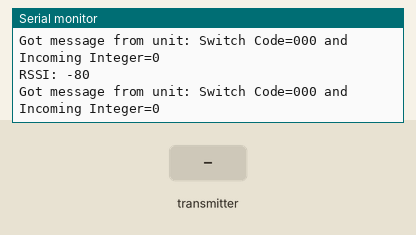
The sketch below on a simulated Arduino Uno, built with avr-gcc and run on an emulated ATmega328P. Shown: the last lines printed to the serial monitor. The inputs (shaded band) are chosen by the test bench. No radio packets arrive unless stated.

Above: at 2.7 s.
2.8 s: the transmitter starts sending part1 = 64
At 4.1 s:
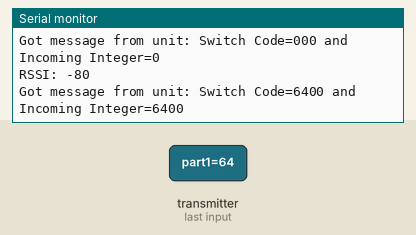
4.3 s: the transmitter starts sending part2 = 64
At 5.7 s:
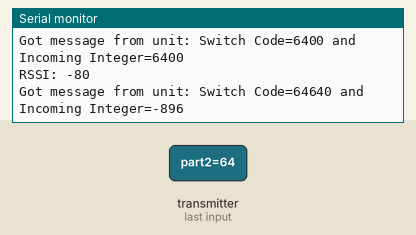
5.8 s: the transmitter starts sending part3 = 64
At 7.1 s:
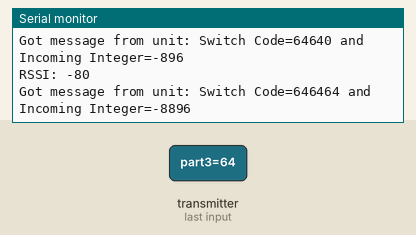
7.3 s: the transmitter starts sending part1 = 0
At 8.7 s:
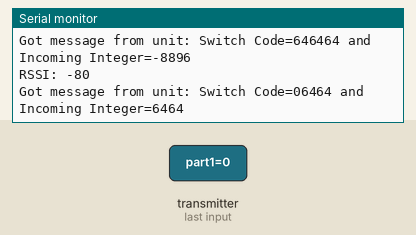
8.8 s: the transmitter starts sending part2 = 0
At 10.1 s:
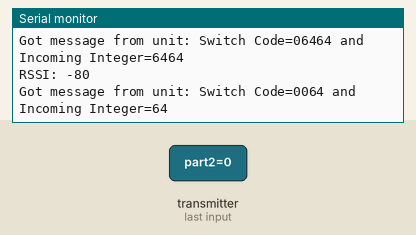
10.3 s: the transmitter starts sending part3 = 128
At 12.4 s:
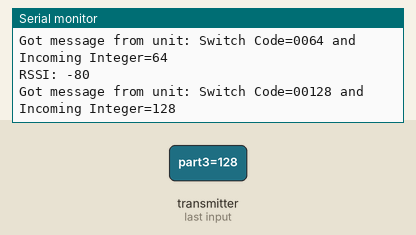
Timing chart, 0 to 12.8 s (numbered marks = the images above; inputs shaded):
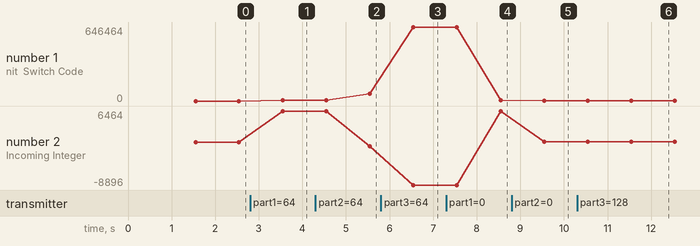

The sketch:

R2N2FrontFeather.ino
```cpp
/* --------------------------
   R2N2FrontFeather.ino
   Part of a control system for R2 models, this code controls a receiver unit within a group of a single transmitter and multiple receivers.
   This specific reseciver is configured to operate the mechanisms on the FRONT BODY portion of the R2 unit.

   This specific code controls the receiver that is focused on servo motor controls.  Specific hardware for this solution includes an Adafruit
   Feather M0 RFM69HCW 900MHz receiver attached to an Adafruit PCA9685 12-bit PWM servo controller.

   Version history
   v0.1 - Initial version for design and testing
*/

/*
--------------------------------------------------------------
    INCLUDES
--------------------------------------------------------------
*/
#include <SPI.h>                      // Serial programmable interface support code
#include <Wire.h>                     // Support code for the I2C interface
#include <RH_RF69.h>                  // Support code for the RFM69HCW's onboard radio...code from RadioHead (http://www.airspayce.com/mikem/arduino/RadioHead)
#include <RHReliableDatagram.h>       // Support code for the radio datagram packet management
#include <Adafruit_PWMServoDriver.h>  // Support code for the PWM servo board attached to the Adafruit Feather via I2C


/*
--------------------------------------------------------------
    INITIALIZATION AND SETUP
--------------------------------------------------------------
*/

//
//  Setup the PWM servo driver
//
// NOTE:  the servo driver board has an assignable address that is set by bridging solder pads on the board.  This allows you to daisy-chain
//        multiple PWM control boards together to increase the number of controlled servos.  Each board must be initialized with the hex code
//        for its address.  The default (no pads soldered) is 0x40.
Adafruit_PWMServoDriver pwmBoard1 = Adafruit_PWMServoDriver(0x40);
#define SERVO_FREQ   60  // This is the maximum PWM frequency in Hz;  tune to the requirements for your servos.  Typical analog servos seem to work around 60 Hz

//
// Setup the RFM69 Radio
//
#define RF69_FREQ      919.0  // specific operating frequency for our radio (all radios in this circuit need to share the same frequency)
#define RFM69_SS           8  // slave select (CS) pin on the Adafruit Feather...which is connected to pin #8 on the Adafruit Feather M0 RFM95
#define RFM69_INT          3  // interrupt (IRQ) pin on the Adafruit Feather...which is connected to pin #3 on the Adafruit Feather M0 RFM95
#define RFM69_RST          4  // reset (RST) pin on the Adafruit Feather...which is connected to pin#4 on the Adafruit Feather M0 RFM95
#define MY_RADIO_ADDRESS  20  // Must be a UNIQUE number for each radio within the radio group
#define RADIO_POWER       20  // power in dbm for the HCW69 radio...range is from 14-20
// NOTE AND CAUTION:  The following radio encryption key must be unique for your and must not be shared by any other radio group in the area
//                    or else you will have radio conflicts.  Make it unique, make it safe.  The below example IS JUST AN EXAMPLE...PLEASE CHANGE IT!
uint8_t encryptRadioKey[] = {0x02, 0x02, 0x02, 0x02, 0x02, 0x02, 0x02, 0x02, 0x03, 0x03, 0x03, 0x03, 0x03, 0x03, 0x03, 0x03};

RH_RF69 rf69(RFM69_SS, RFM69_INT);  // initialize the radio driver
RHReliableDatagram rf69_manager(rf69, MY_RADIO_ADDRESS); // initialize the datagram manager for this specific radio

//
// Setup the I2C device
//
#define FRONTBODYI2C 20
int myi2c = FRONTBODYI2C; // the i2c address of this device

//
// Setup Servos
//
// servo#, servoOpen, servoClosed
// Define and initialize the array to hold all of our servo data for servos connected to the PWM control board attached to this Feather
//    The array below is of the format...
//    {PWMPinNum, ServoClosedPosition, ServoOpenPosition, ServoCloseSpeed, ServoOpenSpeed}
#define NUMBER_OF_SERVOS 1 // total number of servos in the servo array below
//VarSpeedServo Servos[NUMBER_OF_SERVOS];  // array to link all servos to the VarSpeedServo library
int myServos[NUMBER_OF_SERVOS][5] = {{ 1, 40, 175, 1, 1 }};
// To make referring to our panels easier, we'll give them some more human-friendly names
// Note that the references below are to the servo array ROWS.  Should be one of these for each of NUMBER_OF_SERVOS
#define DATA_PANEL 0
#define LF_DOOR 1
#define CHARGE_BAY 2
#define RF_DOOR 3
#define RR_DOOR 4
#define LR_DOOR 5
// need to add all of the others and sort this to make most sense
// And we will define some constants that we can use to make referring to the servo array COLUMNS in the array above easier to remember
#define PWMPIN_NUM 0
#define CLOSED_POS 1
#define OPEN_POS 2
#define CLOSE_SPEED 3
#define OPEN_SPEED 4

// Some variables to keep track of open/close status
boolean allServosOpen=false;
boolean servoStatus[NUMBER_OF_SERVOS] = {false};  // (false=closed; open=true)


/*
--------------------------------------------------------------
    LOCAL CONSTANTS
--------------------------------------------------------------
*/
// NOTE:  If we were using specific pins on the Adafruit Feather board to drive things here, we would #define them as needed
// Other local constants
const long DISPLAY_INTERVAL = 1000;  // time between radio status updates being pushed to the serial monitor (in ms)
const long RADIO_INTERVAL = 250;     // time between radio reads for new information (in ms)
const long SHOW_INTERVAL = 100;      // time between processing of the shows to slow overall cycles (in ms)


/*
--------------------------------------------------------------
    LOCAL VARIABLES
--------------------------------------------------------------
*/
unsigned long currentTime = 0;  // to hold the current time stamp value at the point of reading (typically, in ms since power up)
unsigned long previousDisplayTime = 0;
unsigned long previousRadioTime = 0;
unsigned long previousShowTime = 0;
unsigned long showStartingTime = 0;
int currentShow = 0;  // integer indicating the current Show that is processing
int fullMessageIntCurrent;  // integer to receive the value passed from the radio
int fullMessageIntPrevious; // integer to hold the previously received incoming value from the radio
boolean readyForNewShow = true;  // boolean to hold whether or not the current show has finished processing
//
// Setup the data structure used to send/receive messages across the radio network
//
// NOTE: defines the radio packet's structure for transmitting data
//       - part1 and part2 are for the menu screen number
//       - part3 is the pushbutton choice
//       - the current design limits us to 99 screens of 8 menu choices per screen, for a total of 792 individual commands.  Is that enough?
struct messageStruct {
	byte part1;  // menu screen
	byte part2;  // menu screen
	byte part3;  // pushbutton
} RadioPacket;


/*
--------------------------------------------------------------
    ARDUINO SETUP - RUNS ONCE
--------------------------------------------------------------
*/
void setup() {

  delay(1000); // I have had various issues with Arduino-style chips not processing some of the Setup commands correctly.  Adding a delay here seems to help.  Your mileage may vary.

  Serial.begin(115200);  // initialize the serial communicator (for monitoring);
  Serial.println("Beginning setup and intialization routines for the FRONTBODY controller...");

  // Set all of the physical Arduino pins' modes as needed
  pinMode(RFM69_RST, OUTPUT);  // sets the radio's reset pin so that we can control it to turn the radio on/off

  // Intitialize each of the PWM Servo boards attached
  Serial.println("Intializing each of the attached PWM Servo boards...");
  pwmBoard1.begin();
  pwmBoard1.setPWMFreq(SERVO_FREQ);
  Serial.println("Servo board #1 complete!");
  Serial.println("All PWM Servo boards are now initialized.");

  // Intiialize the RFM69HCW Radio
  Serial.print("Initializing the RFM69 Radio...");
  // switch the radio on/off
  digitalWrite(RFM69_RST, LOW);
  delay(10);
  digitalWrite(RFM69_RST, HIGH);
  delay(10);
  digitalWrite(RFM69_RST, LOW);
  delay(10);
  if (!rf69.init()) {
    Serial.println("RFM69 radio initialization failed!  Holding here until hardware reset!");
    while (1);  // hold the processing at this line
  } else {
    Serial.println("RFM69 radio initialized!");
  }
  // set the radio's frequency
  if (!rf69.setFrequency(RF69_FREQ)) {
    Serial.println("Could not set the radio's frequency!  Holding here until hardware reset!");
    while (1);  // hold processing at this line
  } else {
  	Serial.print("RFM69 radio set to ");  Serial.print((int)RF69_FREQ);  Serial.println(" MHz");
  }
  // set the radio's transmission power
  // NOTE:  because this is a high power 69HCW radio, the second argument ("ishighpowermodule") must be included and set to TRUE
  rf69.setTxPower(RADIO_POWER, true);
  // set the radio's encryption key
  rf69.setEncryptionKey(encryptRadioKey);

  // Intialize the radio message packet
  RadioPacket.part1 = 0;
  RadioPacket.part2 = 0;
  RadioPacket.part3 = 0;

  delay(500);
  Serial.println("Setup COMPLETE for the FRONTBODY controller!");
} // setup()


/*
--------------------------------------------------------------
    ARDUINO LOOP - RUNS CONTINUOUSLY
--------------------------------------------------------------
*/
// NOTE:  This loop is adapted from that used by Kevin Holme in his "Taking Control" thread on Astromech.net.  Essentially, we
//        listen for the radio transmitter to broadcast a signal.  When that signal changes, we begin the execution of the command
//        represented by that new signal.  Groups of actions are organized into "Shows" with the intent that actions can be coordinated
//        across multiple receivers that are each processing the same "Show".  Specific actions are handled as follows
//        1) ProcessAction() - takes the received request and either performs a single action or launches a set of actions as a show
//        2) RunShows() - keeps the planned shows running and stops them upon their timing completion
//        3) Specific show details - coordinates the individual actions within a show that are processed by this receiver
//        The looping below does allow for new actions to be processed while a show is still completing
void loop() {

  currentTime = millis();   // capture the current timestamp

  // if the current message is different than the previous message, begin a new action
  // NOTE:  This is processed on EVERY loop
  if(fullMessageIntCurrent != fullMessageIntPrevious) {
    ProcessAction(fullMessageIntCurrent);
    fullMessageIntPrevious = fullMessageIntCurrent;
  }

  // updates the serial monitor with the latest radio status info
  // NOTE:  This only processes just after each DISPLAY_INTERVAL time has passed
  if (currentTime - previousDisplayTime >= DISPLAY_INTERVAL) {
    previousDisplayTime = currentTime;
    RadioStatus();
  }

  // checks the radio for new data being received
  // NOTE:  This only processes just after each RADIO_INTERVAL time has passed
  if (currentTime - previousRadioTime >= RADIO_INTERVAL) {
    previousRadioTime = currentTime;
    readRadio();
  }

  if (currentTime - previousShowTime >= SHOW_INTERVAL) {
    previousShowTime = currentTime;
    RunShows();
  }

}  // loop()


/*
--------------------------------------------------------------
    SUPPORTING FUNCTIONS
--------------------------------------------------------------
*/


// ----------------------------------------------------------------------
// void readRadio() - reads incoming data package from the radio receiver
// ----------------------------------------------------------------------
void readRadio () {
  // local vars
  uint8_t buf[sizeof(RadioPacket)];  // hold our message structure as defined
  uint8_t from;
  uint8_t len = sizeof(buf);
  String msgPart1;     // string to hold radio message's first part
  String msgPart2;     // string to hold radio message's second part
  String msgPart3;     // string to hold radio message's third part
  String fullMessage;  // string to hold the concatenated message

  if (rf69_manager.available()) {
    // Wait for a message addressed to us from the client
    if (rf69_manager.recvfrom(buf, &len, &from)) {
      memcpy(&RadioPacket, buf, sizeof(RadioPacket));  // copy the message from the buffer into the message structure
      if (!len) return;  // if we received nothing, stop processing here
      buf[len] = 0;  // reset the buffer
      // store the message packet's parts
      msgPart1 = String(RadioPacket.part1);
	    msgPart2 = String(RadioPacket.part2);
	    msgPart3 = String(RadioPacket.part3);
	    // concatenate the message packet to build the commensurate string
	    fullMessage = msgPart1 + msgPart2 + msgPart3;
      // convert the concatenated message to an integer
   	  // NOTE:  may want to introduce some error handling here
   	  fullMessageIntCurrent = fullMessage.toInt();
    }
  }
} // readRadio()


// -----------------------------------------------------------------------------------
// void ProcessAction() - processes a change in the requested action from the receiver
// -----------------------------------------------------------------------------------
void ProcessAction(int currentOrder) {

  switch(currentOrder) {
    case 11:
      Serial.print("Front DP Open");
      cycleServo(DATA_PANEL, true);
      break;

    case 15:
      Serial.print("Front DP Close");
      cycleServo(DATA_PANEL, false);
      break;

    case 21:
      Serial.print("Front DP Cycle");
      cycleServo(DATA_PANEL, !servoStatus[DATA_PANEL]);
      break;

    case 25:
      Serial.print("Front ALL Cycle");
      // need to loop through all servos
      break;

    case 71:
      showStartingTime = millis();
      currentShow = 71;
      break;

  } //switch()

} //ProcessAction()


// -----------------------------------------------------------------------------------
// void RunShows() - processes the handling of the group of Shows
// -----------------------------------------------------------------------------------
void RunShows() {

  // If the previous show has not completed OR no show is currently running (both are currentShow = 0), then don't allow
  //   a new show to begin.  Once currentShow has completed, we can then take a new show action.  NOTE that this dependency is not
  //   enforced across different receivers.  We could end up with different receivers on different shows if they are not timed properly
  //   in each receiver's code.
  if (readyForNewShow) {
    switch (currentShow) {
      case 71:
        RocketMan();
        break;

      default:
      case 0:// No Show Now
        currentShow = 0;
    } // switch()
  }
} // RunShows()


// -----------------------------------------------------------------------------------
// void RocketMan() - a sample show from Kevin Holme
// -----------------------------------------------------------------------------------
// NOTE:  this is a show that is set to Elton Johns Rocket man,  the song plays, and the booster rockets deplay whenever he sings
//        rocket man.  this unit however just has one job.
void RocketMan() {
  if (millis() - showStartingTime <= 85000) {// when the show was triggered, the show timer was reset to 0 . This line is saying, If the time is less than 85000 milliseconds, Put up the speaker lifter.  also notice I repeat that command, With shows
    readyForNewShow = false;  // still processing the current show
    Serial.print(" Speaker Up ");
    //digitalWrite(SpkrDown,HIGH);
    //digitalWrite(SpkrMid,HIGH);
    //digitalWrite(SpkrPow, LOW);
    delay (100);
    //digitalWrite(SpkrUp, LOW);
    delay (100);
    //digitalWrite(SpkrUp, LOW);
  }

  if (millis() - showStartingTime >= 85000) {  // once the time gets past 85000 milliseconds  it is time to put down the speaker.
    readyForNewShow = false;  // still processing the current show
    //digitalWrite(SpkrMid,HIGH);
    //digitalWrite(SpkrUp,HIGH);
    //digitalWrite(SpkrPow, LOW);
    //digitalWrite(SpkrDown,LOW);
    delay (100);
    //digitalWrite(SpkrDown, LOW);
  }

  if (millis() - showStartingTime >= 90000) {  // after another 5 seconds, power it all down
    readyForNewShow = false;  // still processing the current show
    //digitalWrite(SpkrDown, HIGH);
    //digitalWrite(PeriDown, HIGH);
    //digitalWrite(PeriPow, HIGH);
    //digitalWrite(SpkrPow, HIGH);
  }

  if (millis() - showStartingTime >= 95000) { // and after another 5 seconds  change the show to 0
    readyForNewShow = true;  // still processing the current show
    currentShow = 0;
  }

} // RocketMan()


// ------------------------------------------------------------------------------------------------------------------------------------------
// void cycleServo(int servoNumber, boolean servoOpenTF) - checks the current state of the servo and changes it from OPEN to CLOSED as needed
// NOTE:  servoOpenTF is TRUE for OPEN and FALSE for CLOSED
// ------------------------------------------------------------------------------------------------------------------------------------------
void cycleServo(int servoNumber, boolean servoOpenTF) {
  // assumes that servos are either OPEN or CLOSED;  does not handle interim positions
  // test for the current servo position relative to the command
  if (servoStatus[servoNumber] == servoOpenTF) {
  	// do nothing as the servo is already in that position
  } else {
  	// take some action on the servo
  	if (servoStatus[servoNumber]) {
  		// servo is open, so close it
  		for (int servoPos=myServos[servoNumber][OPEN_POS]; servoPos>myServos[servoNumber][CLOSED_POS]; servoPos-=CLOSE_SPEED){
  			pwmBoard1.setPWM(myServos[servoNumber][PWMPIN_NUM], 0, servoPos);
  		}
  		servoStatus[servoNumber] = false; // set servo's status
  	} else {
  		// servo is closed, so open it
  		for (int servoPos=myServos[servoNumber][CLOSED_POS]; servoPos<myServos[servoNumber][OPEN_POS]; servoPos+=OPEN_SPEED){
  			pwmBoard1.setPWM(myServos[servoNumber][PWMPIN_NUM], 0, servoPos);
  		}
  		servoStatus[servoNumber] = true; // set servo's status
  	}
  }
}

// --------------------------------------------------------------------------
// void RadioStatus() - checks the current radio signal strength and messages
// --------------------------------------------------------------------------
void RadioStatus() {
  // print the relative signal strength...-15 (high) to -100 (low)
  Serial.print("RSSI: ");
  Serial.println(rf69.lastRssi(), DEC);
  //print the data received from the radio
  Serial.print("Got message from unit: ");
  Serial.print("Switch Code=");
  Serial.print(RadioPacket.part1);
  Serial.print(RadioPacket.part2);
  Serial.print(RadioPacket.part3);
  Serial.print(" and Incoming Integer=");
  Serial.println(fullMessageIntCurrent);
}
```

Measured:
- after the input at 2.8 s, the serial monitor: prints a new line after 0.75 s (image 1)
- after the input at 4.3 s, the serial monitor: prints a new line after 1.2 s (image 2)
- after the input at 5.8 s, the serial monitor: prints a new line after 0.75 s (image 3)
- after the input at 7.3 s, the serial monitor: prints a new line after 1.2 s (image 4)
- after the input at 8.8 s, the serial monitor: prints a new line after 0.75 s (image 5)
- after the input at 10.3 s, the serial monitor: prints a new line after 1.2 s (image 6)
- plotted number 1: 0 → 6400 after the input at 2.8 s, 6400 → 64640 after the input at 4.3 s, 64640 → 646464 after the input at 5.8 s, 646464 → 6464 after the input at 7.3 s, 6464 → 64 after the input at 8.8 s
- plotted number 2: 0 → 6400 after the input at 2.8 s, 6400 → -896 after the input at 4.3 s, -896 → -8896 after the input at 5.8 s, -8896 → 6464 after the input at 7.3 s, 6464 → 64 after the input at 8.8 s
